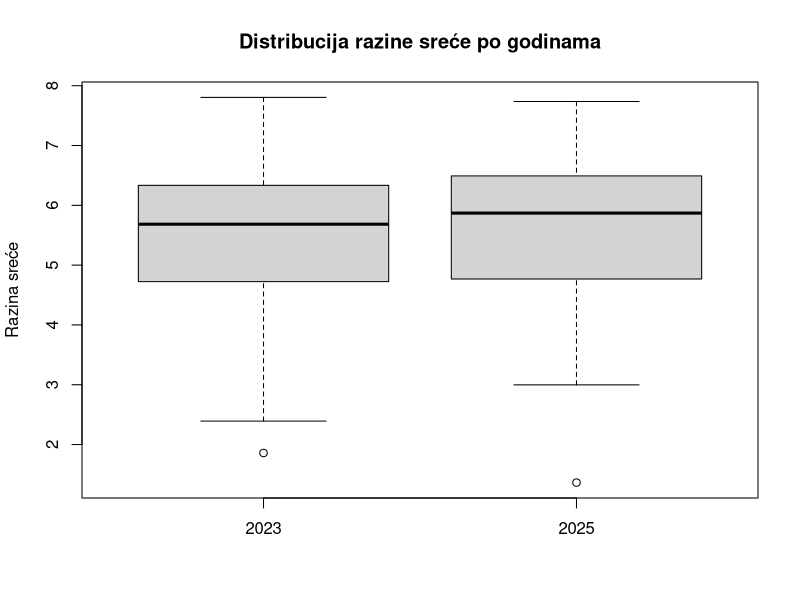
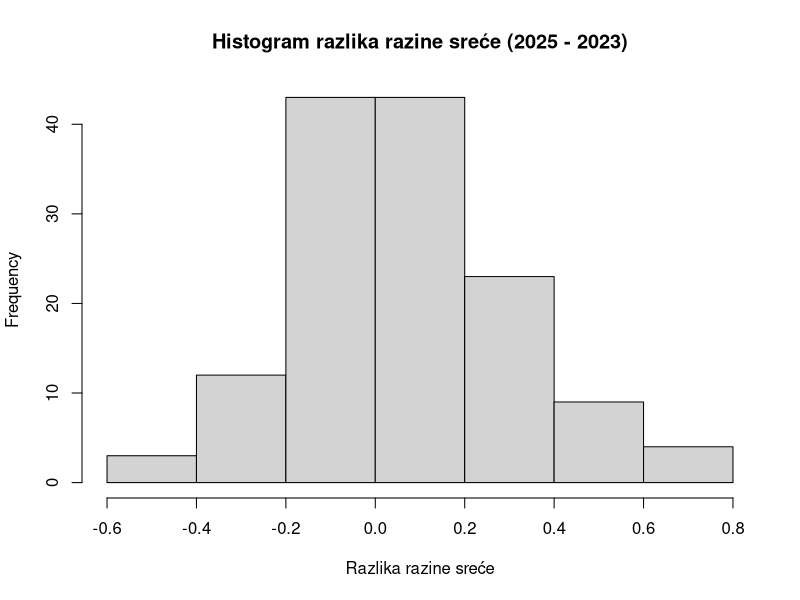
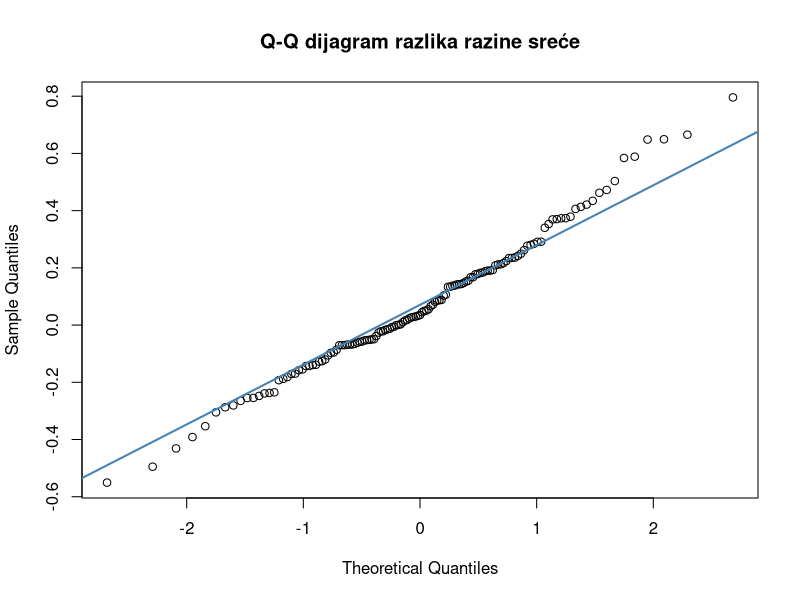
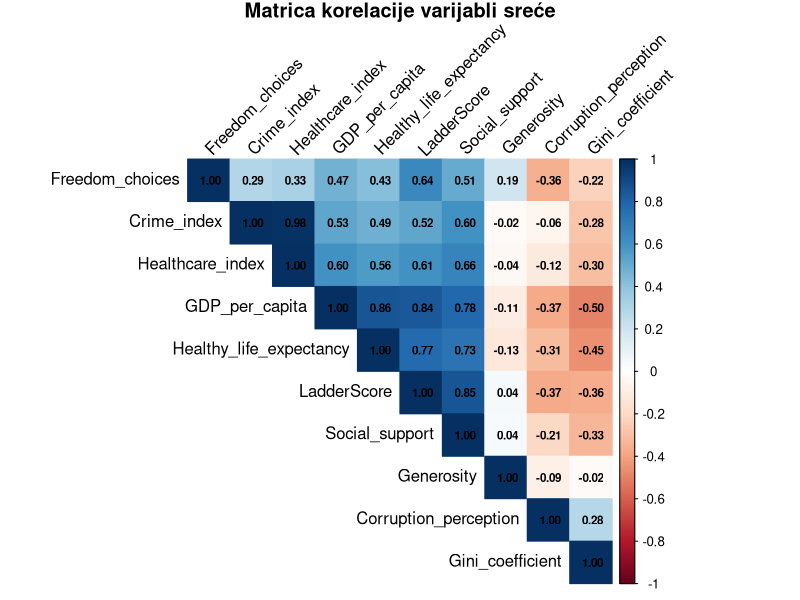
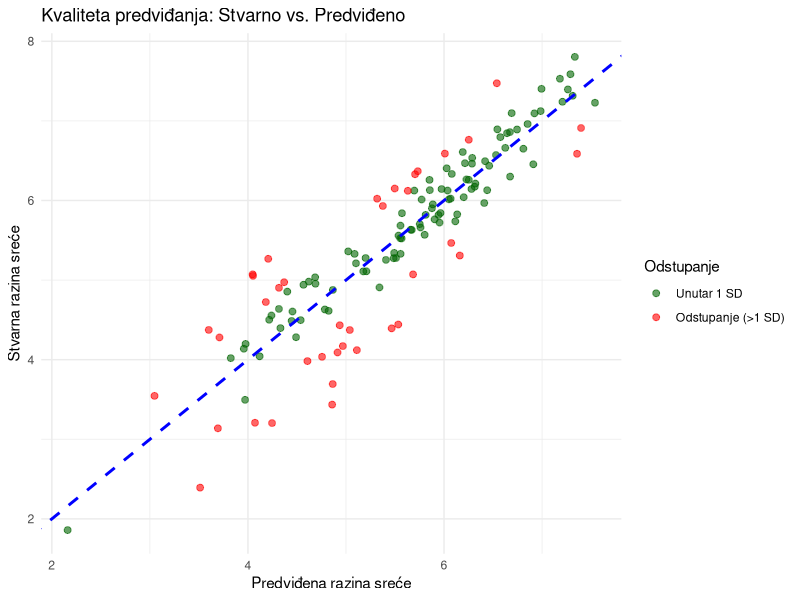
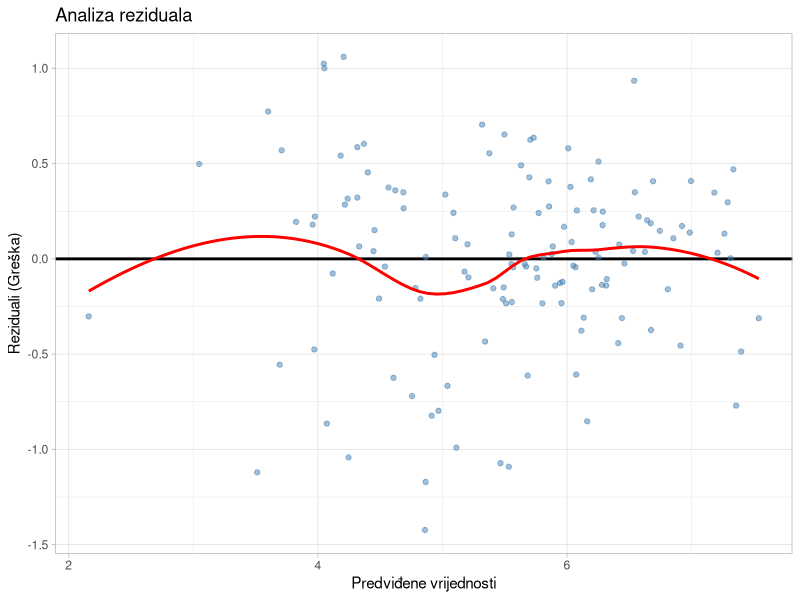
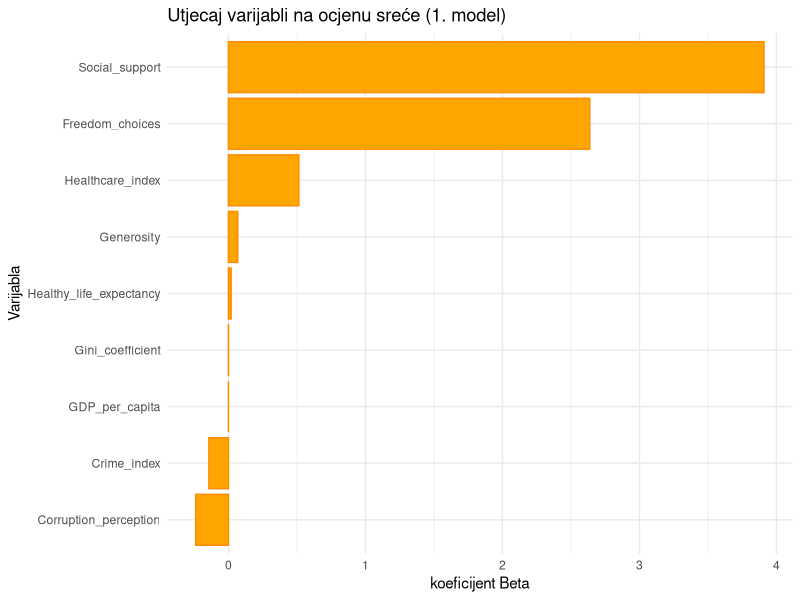
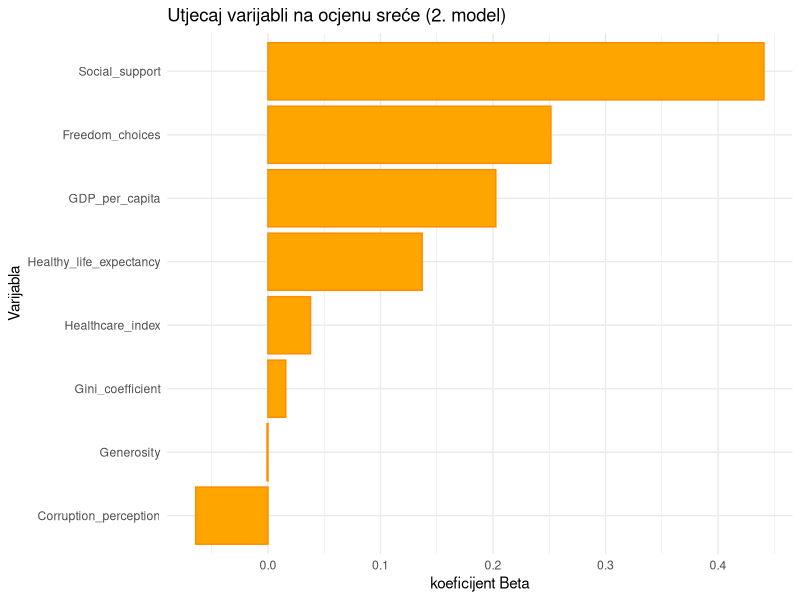

Source code (R) for these figures, in order:
## ---- chunk 1
library(dplyr)
## ---- chunk 2
whr_data = read.csv(file='WHR_2023_2025.csv')
## ---- chunk 3
summary(whr_data)
## ---- chunk 4
whr_data = read.csv("WHR_2023_2025.csv", sep = ",")

happiness <- whr_data[, c("Country", "Ladder.score", "Happiness.score")]
colnames(happiness) <- c("country", "happiness_2023", "happiness_2025")

happiness <- na.omit(happiness)
## ---- chunk 5
summary(happiness$happiness_2023)
summary(happiness$happiness_2025)
## ---- chunk 6
boxplot(happiness$happiness_2023,
        happiness$happiness_2025,
        names = c("2023", "2025"),
        main = "Distribucija razine sreće po godinama",
        ylab = "Razina sreće")
## ---- chunk 7
diff <- happiness$happiness_2025 - happiness$happiness_2023
## ---- chunk 8
hist(diff,
     main = "Histogram razlika razine sreće (2025 - 2023)",
     xlab = "Razlika razine sreće")

qqnorm(diff, main = "Q-Q dijagram razlika razine sreće")
qqline(diff, col = "steelblue", lwd = 2)
## ---- chunk 9
t.test(happiness$happiness_2025,
       happiness$happiness_2023,
       paired = TRUE,
       alternative = "two.sided")
## ---- chunk 10
knitr::opts_chunk$set(echo = TRUE, warning = FALSE, message = FALSE)
library(ggplot2)
library(dplyr)
library(corrplot)
## ---- chunk 11

whr_data2 <- read.csv("WHR_2023.csv")


colnames(whr_data2) <- c("Country", "Region", "LadderScore", "GDP_per_capita", 
                        "Social_support", "Healthy_life_expectancy", 
                        "Freedom_choices", "Generosity", "Corruption_perception",
                        "Alcohol_consumption", "Crime_index", "Healthcare_index", 
                        "Gini_coefficient")

summary(whr_data2)

numeric_vars <- whr_data2 %>% 
  select(LadderScore, GDP_per_capita, Social_support, Healthy_life_expectancy, 
         Freedom_choices, Generosity, Corruption_perception, 
         Crime_index, Healthcare_index, Gini_coefficient)

# medijani umjesto NA
model_data <- numeric_vars %>%
  mutate(across(
    .cols = everything(),
    .fns  = ~ ifelse(is.na(.), median(., na.rm = TRUE), .)
  ))
## ---- chunk 12
cor_matrix <- cor(model_data, method = "spearman")

corrplot(cor_matrix, 
         method = "color", 
         type = "upper", 
         order = "hclust", 
         addCoef.col = "black", 
         tl.col = "black", 
         tl.srt = 45, 
         title = "Matrica korelacije varijabli sreće",
         mar = c(0,0,1,0),
         number.cex = 0.7)
## ---- chunk 13
fit_full <- lm(LadderScore ~ GDP_per_capita + Social_support + 
               Healthy_life_expectancy + Freedom_choices + Generosity + 
               Corruption_perception + Crime_index + Healthcare_index + 
               Gini_coefficient, data = model_data)

summary(fit_full)

library(car)
vif(fit_full)
## ---- chunk 14
fit_reduced <- lm(LadderScore ~ GDP_per_capita + Social_support + 
                  Healthy_life_expectancy + Freedom_choices + Generosity + 
                  Corruption_perception + Healthcare_index + 
                  Gini_coefficient, data = model_data)

summary(fit_reduced)

library(car)
vif(fit_reduced)
## ---- chunk 15
model_data$predicted <- predict(fit_reduced)
model_data$residuals <- residuals(fit_reduced)
sigma_val <- summary(fit_reduced)$sigma

ggplot(model_data, aes(x = predicted, y = LadderScore)) +
  geom_point(aes(color = abs(residuals) > sigma_val), alpha = 0.6, size = 2) +
  scale_color_manual(values = c("darkgreen", "red"), 
                     labels = c("Unutar 1 SD", "Odstupanje (>1 SD)")) +
  geom_abline(intercept = 0, slope = 1, color = "blue", linetype = "dashed", size = 1) +
  labs(title = "Kvaliteta predviđanja: Stvarno vs. Predviđeno",
       x = "Predviđena razina sreće",
       y = "Stvarna razina sreće",
       color = "Odstupanje") +
  theme_minimal()
## ---- chunk 16
ggplot(model_data, aes(x = predicted, y = residuals)) +
  geom_hline(yintercept = 0, color = "black", size = 1) +
  geom_point(color = "steelblue", alpha = 0.5) +
  geom_smooth(method = "loess", color = "red", se = FALSE) +
  labs(title = "Analiza reziduala",
       x = "Predviđene vrijednosti",
       y = "Reziduali (Greška)") +
  theme_light()
## ---- chunk 17
coef_df <- as.data.frame(summary(fit_full)$coefficients[-1, ])
coef_df$Variable <- rownames(coef_df)

ggplot(coef_df, aes(x = reorder(Variable, Estimate), y = Estimate)) +
  geom_bar(stat = "identity", fill = "orange", color = "darkorange") +
  coord_flip() +
  labs(title = "Utjecaj varijabli na ocjenu sreće (1. model)",
       x = "Varijabla",
       y = "koeficijent Beta") +
  theme_minimal()
## ---- chunk 18

model_data_scaled <- as.data.frame(scale(model_data %>% select(-predicted, -residuals)))


fit_scaled <- lm(LadderScore ~ GDP_per_capita + Social_support + 
                 Healthy_life_expectancy + Freedom_choices + Generosity + 
                 Corruption_perception + Crime_index + Healthcare_index + 
                 Gini_coefficient, data = model_data_scaled)

summary(fit_scaled)
## ---- chunk 19
# Skaliranje
model_data_scaled <- as.data.frame(scale(model_data %>% select(-predicted, -residuals)))


fit_scaled_reduced <- lm(LadderScore ~ GDP_per_capita + Social_support + 
                         Healthy_life_expectancy + Freedom_choices + Generosity + 
                         Corruption_perception + Healthcare_index + 
                         Gini_coefficient, data = model_data_scaled)


coef_scaled_reduced <- as.data.frame(summary(fit_scaled_reduced)$coefficients[-1, ])
coef_scaled_reduced$Variable <- rownames(coef_scaled_reduced)


ggplot(coef_scaled_reduced, aes(x = reorder(Variable, Estimate), y = Estimate)) +
  geom_bar(stat = "identity", fill = "orange", color = "darkorange") +
  coord_flip() +
  labs(title = "Utjecaj varijabli na ocjenu sreće (2. model)",
       x = "Varijabla",
       y = "koeficijent Beta") +
  theme_minimal()

## ---- chunk 20
whr_3=whr_data[, c("Country", "Regional.indicator", "Happiness.score")]
## ---- chunk 21
whr_3$grouped.region[whr_3$Regional.indicator == "East Asia" | 
                     whr_3$Regional.indicator == "Southeast Asia" | 
                     whr_3$Regional.indicator == "South Asia"] = "Asia"

whr_3$grouped.region[whr_3$Regional.indicator == "Latin America and Caribbean" | 
                     whr_3$Regional.indicator == "North America and ANZ"] = "Americas and ANZ"

whr_3$grouped.region[whr_3$Regional.indicator == "Central and Eastern Europe" |
                     whr_3$Regional.indicator == "Western Europe"] = "Europe"

whr_3$grouped.region[whr_3$Regional.indicator == "Commonwealth of Independent States" |
                     whr_3$Regional.indicator == "Middle East and North Africa"] = "ME, NA and CIS"


whr_3$grouped.region[whr_3$Regional.indicator == "Sub-Saharan Africa"] = "Sub-Saharan Africa"
## ---- chunk 22
ggplot(whr_3, aes(x = grouped.region, y = Happiness.score, fill = grouped.region)) +
  geom_boxplot(alpha = 0.7) +
  geom_point(position = position_jitter(width = 0.2), alpha = 0.5) +
  labs(title = "Razina sreće po grupiranoj regiji",
       x = "Grupa regija",
       y = "Razina sreće") +
  theme_minimal() +
  theme(axis.text.x = element_text(angle = 45, hjust = 1))
## ---- chunk 23
whr_3$grouped.region <- as.factor(whr_3$grouped.region)
print(whr_3$grouped.region)
## ---- chunk 24
library(car)
model <- aov(Happiness.score ~ grouped.region, data = whr_3)
shapiro_whr3 <- shapiro.test(residuals(model))
cat("Test normalnosti:p = ", shapiro_whr3$p.value, "\n")
## ---- chunk 25
anova_result <- aov(Happiness.score ~ grouped.region, data = whr_3)
summary(anova_result)
## ---- chunk 26
whr_4=whr_data[, c("Country", "Regional.indicator", "Ladder.score", "Happiness.score")]
sum(!complete.cases(whr_4))
## ---- chunk 27
whr_4$Happiness.change=whr_4$Happiness.score-whr_4$Ladder.score
whr_4$Change.category=ifelse(whr_4$Happiness.change>0, "Poboljsanje", "Pogorsanje")
head(whr_4)
## ---- chunk 28
contingency_table = table(whr_4$Regional.indicator, whr_4$Change.category)
added_margins_table=addmargins(contingency_table)
print(added_margins_table)
## ---- chunk 29
for (col_names in colnames(added_margins_table)){
  for (row_names in rownames(added_margins_table)){
    if (!(row_names == 'Sum' | col_names == 'Sum') ){
      cat('Očekivane frekvencije za razred ',col_names,'-',row_names,': ',(added_margins_table[row_names,'Sum'] * added_margins_table['Sum',col_names]) / added_margins_table['Sum','Sum'],'\n')
    }
  }
}
## ---- chunk 30
whr_4$grouped.region[whr_4$Regional.indicator == "East Asia" | 
                     whr_4$Regional.indicator == "Southeast Asia" | 
                     whr_4$Regional.indicator == "South Asia"] = "Asia"

whr_4$grouped.region[whr_4$Regional.indicator == "Latin America and Caribbean" | 
                     whr_4$Regional.indicator == "North America and ANZ"] = "Americas and ANZ"

whr_4$grouped.region[whr_4$Regional.indicator == "Central and Eastern Europe" |
                     whr_4$Regional.indicator == "Western Europe"] = "Europe"

whr_4$grouped.region[whr_4$Regional.indicator == "Commonwealth of Independent States" |
                     whr_4$Regional.indicator == "Middle East and North Africa"] = "ME, NA and CIS"


whr_4$grouped.region[whr_4$Regional.indicator == "Sub-Saharan Africa"] = "Sub-Saharan Africa"
## ---- chunk 31
contingency_table = table(whr_4$grouped.region, whr_4$Change.category)
added_margins_table=addmargins(contingency_table)
print(added_margins_table)
## ---- chunk 32
for (col_names in colnames(added_margins_table)){
  for (row_names in rownames(added_margins_table)){
    if (!(row_names == 'Sum' | col_names == 'Sum') ){
      cat('Očekivane frekvencije za razred ',col_names,'-',row_names,': ',(added_margins_table[row_names,'Sum'] * added_margins_table['Sum',col_names]) / added_margins_table['Sum','Sum'],'\n')
    }
  }
}
## ---- chunk 33
chisq.test(contingency_table, correct=F)
